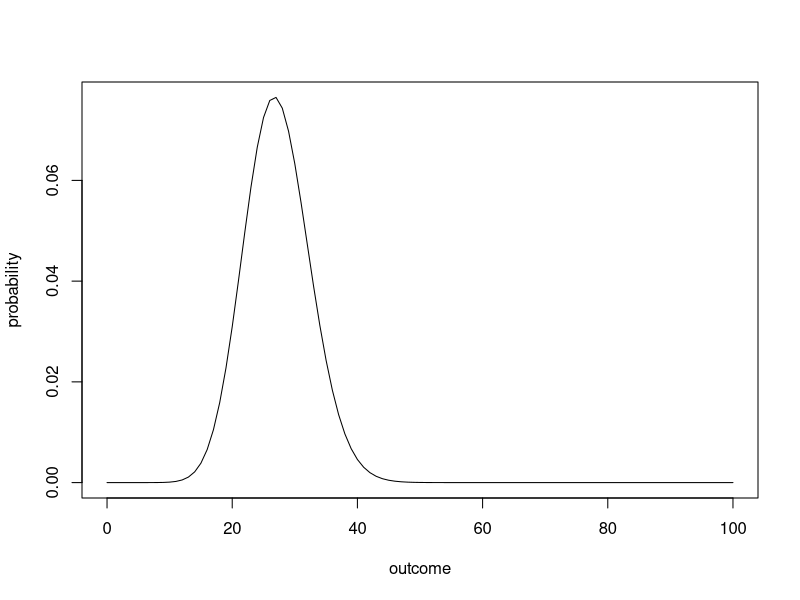
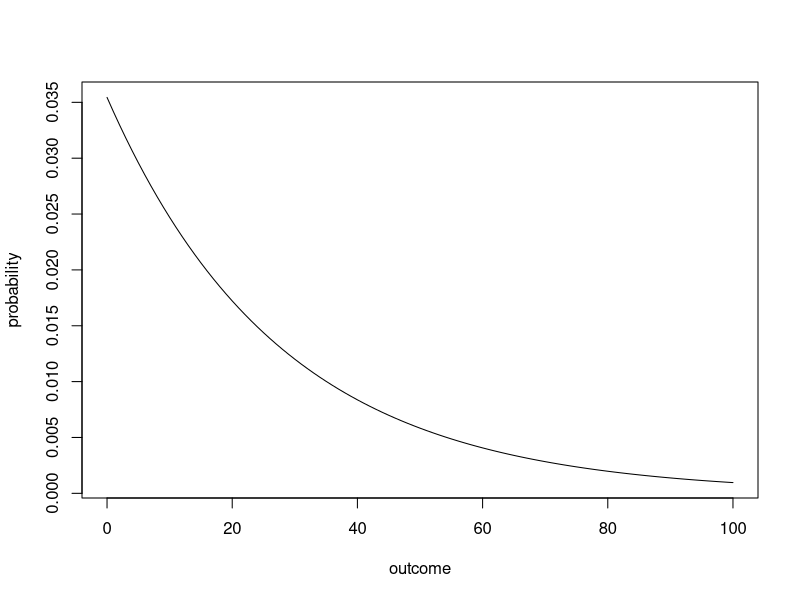

Write R code to recreate these figures, in order.

# Q1B

N<- 20
x <- 0:20
p<- 0.5
prob_vect<- rep(NA, length=21)

for(i in 0:20){
  prob <- dbinom(x[i], size = N, prob = p)
  prob_vect[i]<- prob

  if(i==20){
  prob_vect[21]<- prob
  }
}
mortality_rate <- x/20
sum(prob_vect[which(mortality_rate > 0.4 & mortality_rate < 0.6)])

#  The probability that we will get an observed mortality rate 
#   that is within 0.1 of the true (0.5) mortality rate is 0.4965553.



# Q1C

N<- 20
x <- 0:20
p<- 0.25
prob_vect<- rep(NA, length=21)
for(i in 0:20){
  prob <- dbinom(x[i], size = N, prob = p)
  prob_vect[i]<- prob
  if(i==20){
    prob_vect[21]<- prob
  }
}
mortality_rate <- x/20
sum(prob_vect[which(mortality_rate > 0.15 & mortality_rate < 0.35)])


N<- 20
x <- 0:20
p<- 0.75
prob_vect<- rep(NA, length=21)
for(i in 0:20){
  prob <- dbinom(x[i], size = N, prob = p)
  prob_vect[i]<- prob
  if(i==20){
    prob_vect[21]<- prob
  }
}
mortality_rate <- x/20
sum(prob_vect[which(mortality_rate > 0.65 & mortality_rate < 0.85)])



# Q2A 

dpois(51, lambda = 0.14 * 194.4)

#Q 2B 

x<-c(0:100)
xvec<- rep(NA, times=length(x))

for(i in 1:length(x)){
  a<- x[i]
  b<- dpois(a, lambda = 0.14 * 194.4)
  xvec[i]<- b
}

plot(x,xvec, type="l",xlab="outcome", ylab="probability")

x[which(xvec==max(xvec))]
27/194.4 
# Close to 0.14 


# Q 2C
sum(xvec[52:101])

# Q 3A

x<- c(0:100)
xvec<- rep(NA, times=length(x))

for(i in 1:length(x)){
  a<- x[i]
  b<- dnbinom(a, mu = 0.14 * 194.4, size = 1)
  xvec[i]<- b
}

plot(x,xvec, type="l",xlab="outcome", ylab="probability")

# Q 3B 
sum(xvec[52:101])
x[which(xvec==max(xvec))]

